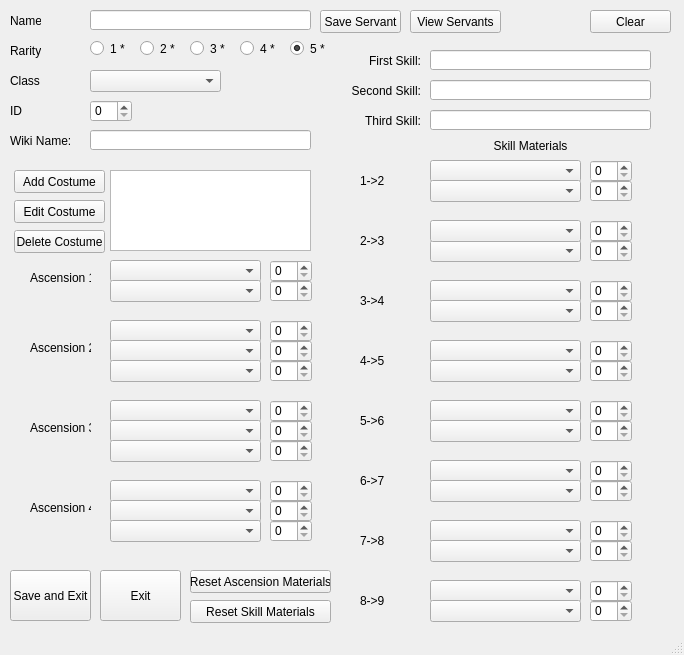
<?xml version="1.0" encoding="UTF-8"?>
<ui version="4.0">
 <class>MainWindow</class>
 <widget class="QMainWindow" name="MainWindow">
  <property name="geometry">
   <rect>
    <x>0</x>
    <y>0</y>
    <width>684</width>
    <height>655</height>
   </rect>
  </property>
  <property name="windowTitle">
   <string>FGO Companion App</string>
  </property>
  <widget class="QWidget" name="centralwidget">
   <widget class="QLineEdit" name="name_txt">
    <property name="geometry">
     <rect>
      <x>90</x>
      <y>10</y>
      <width>221</width>
      <height>20</height>
     </rect>
    </property>
   </widget>
   <widget class="QLabel" name="name_label">
    <property name="geometry">
     <rect>
      <x>10</x>
      <y>10</y>
      <width>31</width>
      <height>21</height>
     </rect>
    </property>
    <property name="text">
     <string>Name:</string>
    </property>
   </widget>
   <widget class="QLabel" name="star_label">
    <property name="geometry">
     <rect>
      <x>10</x>
      <y>40</y>
      <width>31</width>
      <height>21</height>
     </rect>
    </property>
    <property name="text">
     <string>Rarity</string>
    </property>
   </widget>
   <widget class="QLabel" name="class_label">
    <property name="geometry">
     <rect>
      <x>10</x>
      <y>70</y>
      <width>31</width>
      <height>21</height>
     </rect>
    </property>
    <property name="text">
     <string>Class</string>
    </property>
   </widget>
   <widget class="QLabel" name="id_label">
    <property name="geometry">
     <rect>
      <x>10</x>
      <y>100</y>
      <width>61</width>
      <height>21</height>
     </rect>
    </property>
    <property name="text">
     <string>ID</string>
    </property>
   </widget>
   <widget class="QLabel" name="asc1_label">
    <property name="geometry">
     <rect>
      <x>30</x>
      <y>270</y>
      <width>61</width>
      <height>16</height>
     </rect>
    </property>
    <property name="text">
     <string>Ascension 1</string>
    </property>
   </widget>
   <widget class="QRadioButton" name="star1">
    <property name="geometry">
     <rect>
      <x>90</x>
      <y>40</y>
      <width>41</width>
      <height>17</height>
     </rect>
    </property>
    <property name="text">
     <string>1 *</string>
    </property>
    <attribute name="buttonGroup">
     <string notr="true">rarityButtons</string>
    </attribute>
   </widget>
   <widget class="QRadioButton" name="star2">
    <property name="geometry">
     <rect>
      <x>140</x>
      <y>40</y>
      <width>41</width>
      <height>17</height>
     </rect>
    </property>
    <property name="text">
     <string>2 *</string>
    </property>
    <attribute name="buttonGroup">
     <string notr="true">rarityButtons</string>
    </attribute>
   </widget>
   <widget class="QRadioButton" name="star3">
    <property name="geometry">
     <rect>
      <x>190</x>
      <y>40</y>
      <width>41</width>
      <height>17</height>
     </rect>
    </property>
    <property name="text">
     <string>3 *</string>
    </property>
    <attribute name="buttonGroup">
     <string notr="true">rarityButtons</string>
    </attribute>
   </widget>
   <widget class="QRadioButton" name="star4">
    <property name="geometry">
     <rect>
      <x>240</x>
      <y>40</y>
      <width>41</width>
      <height>17</height>
     </rect>
    </property>
    <property name="text">
     <string>4 *</string>
    </property>
    <attribute name="buttonGroup">
     <string notr="true">rarityButtons</string>
    </attribute>
   </widget>
   <widget class="QRadioButton" name="star5">
    <property name="geometry">
     <rect>
      <x>290</x>
      <y>40</y>
      <width>41</width>
      <height>17</height>
     </rect>
    </property>
    <property name="text">
     <string>5 *</string>
    </property>
    <property name="checked">
     <bool>true</bool>
    </property>
    <attribute name="buttonGroup">
     <string notr="true">rarityButtons</string>
    </attribute>
   </widget>
   <widget class="QPushButton" name="saveServantButton">
    <property name="geometry">
     <rect>
      <x>320</x>
      <y>10</y>
      <width>81</width>
      <height>23</height>
     </rect>
    </property>
    <property name="text">
     <string>Save Servant</string>
    </property>
   </widget>
   <widget class="QSpinBox" name="id_num">
    <property name="geometry">
     <rect>
      <x>90</x>
      <y>100</y>
      <width>42</width>
      <height>22</height>
     </rect>
    </property>
    <property name="maximum">
     <number>500</number>
    </property>
   </widget>
   <widget class="QComboBox" name="class_select">
    <property name="geometry">
     <rect>
      <x>90</x>
      <y>70</y>
      <width>131</width>
      <height>22</height>
     </rect>
    </property>
   </widget>
   <widget class="QLabel" name="asc2_label">
    <property name="geometry">
     <rect>
      <x>30</x>
      <y>340</y>
      <width>61</width>
      <height>16</height>
     </rect>
    </property>
    <property name="text">
     <string>Ascension 2</string>
    </property>
   </widget>
   <widget class="QLabel" name="asc3_label">
    <property name="geometry">
     <rect>
      <x>30</x>
      <y>420</y>
      <width>61</width>
      <height>16</height>
     </rect>
    </property>
    <property name="text">
     <string>Ascension 3</string>
    </property>
   </widget>
   <widget class="QLabel" name="asc4_label">
    <property name="geometry">
     <rect>
      <x>30</x>
      <y>500</y>
      <width>61</width>
      <height>16</height>
     </rect>
    </property>
    <property name="text">
     <string>Ascension 4</string>
    </property>
   </widget>
   <widget class="QComboBox" name="asc1_mat_1">
    <property name="geometry">
     <rect>
      <x>110</x>
      <y>260</y>
      <width>151</width>
      <height>22</height>
     </rect>
    </property>
   </widget>
   <widget class="QSpinBox" name="asc1_qt_1">
    <property name="geometry">
     <rect>
      <x>270</x>
      <y>260</y>
      <width>42</width>
      <height>22</height>
     </rect>
    </property>
    <property name="maximum">
     <number>500</number>
    </property>
   </widget>
   <widget class="QSpinBox" name="asc1_qt_2">
    <property name="geometry">
     <rect>
      <x>270</x>
      <y>280</y>
      <width>42</width>
      <height>22</height>
     </rect>
    </property>
    <property name="maximum">
     <number>500</number>
    </property>
   </widget>
   <widget class="QSpinBox" name="asc2_qt_3">
    <property name="geometry">
     <rect>
      <x>270</x>
      <y>360</y>
      <width>42</width>
      <height>22</height>
     </rect>
    </property>
    <property name="maximum">
     <number>500</number>
    </property>
   </widget>
   <widget class="QSpinBox" name="asc2_qt_2">
    <property name="geometry">
     <rect>
      <x>270</x>
      <y>340</y>
      <width>42</width>
      <height>22</height>
     </rect>
    </property>
    <property name="maximum">
     <number>500</number>
    </property>
   </widget>
   <widget class="QSpinBox" name="asc2_qt_1">
    <property name="geometry">
     <rect>
      <x>270</x>
      <y>320</y>
      <width>42</width>
      <height>22</height>
     </rect>
    </property>
    <property name="maximum">
     <number>500</number>
    </property>
   </widget>
   <widget class="QSpinBox" name="asc3_qt_3">
    <property name="geometry">
     <rect>
      <x>270</x>
      <y>440</y>
      <width>42</width>
      <height>22</height>
     </rect>
    </property>
    <property name="maximum">
     <number>500</number>
    </property>
   </widget>
   <widget class="QSpinBox" name="asc3_qt_2">
    <property name="geometry">
     <rect>
      <x>270</x>
      <y>420</y>
      <width>42</width>
      <height>22</height>
     </rect>
    </property>
    <property name="maximum">
     <number>500</number>
    </property>
   </widget>
   <widget class="QSpinBox" name="asc3_qt_1">
    <property name="geometry">
     <rect>
      <x>270</x>
      <y>400</y>
      <width>42</width>
      <height>22</height>
     </rect>
    </property>
    <property name="maximum">
     <number>500</number>
    </property>
   </widget>
   <widget class="QSpinBox" name="asc4_qt_3">
    <property name="geometry">
     <rect>
      <x>270</x>
      <y>520</y>
      <width>42</width>
      <height>22</height>
     </rect>
    </property>
    <property name="maximum">
     <number>500</number>
    </property>
   </widget>
   <widget class="QSpinBox" name="asc4_qt_2">
    <property name="geometry">
     <rect>
      <x>270</x>
      <y>500</y>
      <width>42</width>
      <height>22</height>
     </rect>
    </property>
    <property name="maximum">
     <number>500</number>
    </property>
   </widget>
   <widget class="QSpinBox" name="asc4_qt_1">
    <property name="geometry">
     <rect>
      <x>270</x>
      <y>480</y>
      <width>42</width>
      <height>22</height>
     </rect>
    </property>
    <property name="maximum">
     <number>500</number>
    </property>
   </widget>
   <widget class="QComboBox" name="asc1_mat_2">
    <property name="geometry">
     <rect>
      <x>110</x>
      <y>280</y>
      <width>151</width>
      <height>22</height>
     </rect>
    </property>
   </widget>
   <widget class="QComboBox" name="asc2_mat_1">
    <property name="geometry">
     <rect>
      <x>110</x>
      <y>320</y>
      <width>151</width>
      <height>22</height>
     </rect>
    </property>
   </widget>
   <widget class="QComboBox" name="asc3_mat_1">
    <property name="geometry">
     <rect>
      <x>110</x>
      <y>400</y>
      <width>151</width>
      <height>22</height>
     </rect>
    </property>
   </widget>
   <widget class="QLabel" name="sk_mats_label">
    <property name="geometry">
     <rect>
      <x>430</x>
      <y>130</y>
      <width>201</width>
      <height>31</height>
     </rect>
    </property>
    <property name="text">
     <string>Skill Materials</string>
    </property>
    <property name="alignment">
     <set>Qt::AlignCenter</set>
    </property>
   </widget>
   <widget class="QLabel" name="wiki_label">
    <property name="geometry">
     <rect>
      <x>10</x>
      <y>130</y>
      <width>61</width>
      <height>21</height>
     </rect>
    </property>
    <property name="text">
     <string>Wiki Name:</string>
    </property>
   </widget>
   <widget class="QLineEdit" name="wiki_txt">
    <property name="geometry">
     <rect>
      <x>90</x>
      <y>130</y>
      <width>221</width>
      <height>20</height>
     </rect>
    </property>
   </widget>
   <widget class="QLabel" name="sk1_label">
    <property name="geometry">
     <rect>
      <x>360</x>
      <y>170</y>
      <width>51</width>
      <height>21</height>
     </rect>
    </property>
    <property name="text">
     <string>1-&gt;2</string>
    </property>
   </widget>
   <widget class="QLabel" name="sk2_label">
    <property name="geometry">
     <rect>
      <x>360</x>
      <y>230</y>
      <width>51</width>
      <height>21</height>
     </rect>
    </property>
    <property name="text">
     <string>2-&gt;3</string>
    </property>
   </widget>
   <widget class="QLabel" name="sk3_label">
    <property name="geometry">
     <rect>
      <x>360</x>
      <y>290</y>
      <width>51</width>
      <height>21</height>
     </rect>
    </property>
    <property name="text">
     <string>3-&gt;4</string>
    </property>
   </widget>
   <widget class="QLabel" name="sk4_label">
    <property name="geometry">
     <rect>
      <x>360</x>
      <y>350</y>
      <width>51</width>
      <height>21</height>
     </rect>
    </property>
    <property name="text">
     <string>4-&gt;5</string>
    </property>
   </widget>
   <widget class="QLabel" name="sk5_label">
    <property name="geometry">
     <rect>
      <x>360</x>
      <y>410</y>
      <width>51</width>
      <height>21</height>
     </rect>
    </property>
    <property name="text">
     <string>5-&gt;6</string>
    </property>
   </widget>
   <widget class="QLabel" name="sk6_label">
    <property name="geometry">
     <rect>
      <x>360</x>
      <y>470</y>
      <width>51</width>
      <height>21</height>
     </rect>
    </property>
    <property name="text">
     <string>6-&gt;7</string>
    </property>
   </widget>
   <widget class="QLabel" name="sk7_label">
    <property name="geometry">
     <rect>
      <x>360</x>
      <y>530</y>
      <width>51</width>
      <height>21</height>
     </rect>
    </property>
    <property name="text">
     <string>7-&gt;8</string>
    </property>
   </widget>
   <widget class="QLabel" name="sk8_label">
    <property name="geometry">
     <rect>
      <x>360</x>
      <y>590</y>
      <width>51</width>
      <height>21</height>
     </rect>
    </property>
    <property name="text">
     <string>8-&gt;9</string>
    </property>
   </widget>
   <widget class="QSpinBox" name="sk1_qt_2">
    <property name="geometry">
     <rect>
      <x>590</x>
      <y>180</y>
      <width>42</width>
      <height>22</height>
     </rect>
    </property>
    <property name="maximum">
     <number>500</number>
    </property>
   </widget>
   <widget class="QSpinBox" name="sk1_qt_1">
    <property name="geometry">
     <rect>
      <x>590</x>
      <y>160</y>
      <width>42</width>
      <height>22</height>
     </rect>
    </property>
    <property name="maximum">
     <number>500</number>
    </property>
   </widget>
   <widget class="QComboBox" name="sk1_mat_1">
    <property name="geometry">
     <rect>
      <x>430</x>
      <y>160</y>
      <width>151</width>
      <height>22</height>
     </rect>
    </property>
   </widget>
   <widget class="QSpinBox" name="sk5_qt_2">
    <property name="geometry">
     <rect>
      <x>590</x>
      <y>420</y>
      <width>42</width>
      <height>22</height>
     </rect>
    </property>
    <property name="maximum">
     <number>500</number>
    </property>
   </widget>
   <widget class="QSpinBox" name="sk5_qt_1">
    <property name="geometry">
     <rect>
      <x>590</x>
      <y>400</y>
      <width>42</width>
      <height>22</height>
     </rect>
    </property>
    <property name="maximum">
     <number>500</number>
    </property>
   </widget>
   <widget class="QSpinBox" name="sk7_qt_2">
    <property name="geometry">
     <rect>
      <x>590</x>
      <y>540</y>
      <width>42</width>
      <height>22</height>
     </rect>
    </property>
    <property name="maximum">
     <number>500</number>
    </property>
   </widget>
   <widget class="QSpinBox" name="sk7_qt_1">
    <property name="geometry">
     <rect>
      <x>590</x>
      <y>520</y>
      <width>42</width>
      <height>22</height>
     </rect>
    </property>
    <property name="maximum">
     <number>500</number>
    </property>
   </widget>
   <widget class="QSpinBox" name="sk8_qt_2">
    <property name="geometry">
     <rect>
      <x>590</x>
      <y>600</y>
      <width>42</width>
      <height>22</height>
     </rect>
    </property>
    <property name="maximum">
     <number>500</number>
    </property>
   </widget>
   <widget class="QSpinBox" name="sk8_qt_1">
    <property name="geometry">
     <rect>
      <x>590</x>
      <y>580</y>
      <width>42</width>
      <height>22</height>
     </rect>
    </property>
    <property name="maximum">
     <number>500</number>
    </property>
   </widget>
   <widget class="QComboBox" name="asc4_mat_1">
    <property name="geometry">
     <rect>
      <x>110</x>
      <y>480</y>
      <width>151</width>
      <height>22</height>
     </rect>
    </property>
   </widget>
   <widget class="QComboBox" name="asc2_mat_2">
    <property name="geometry">
     <rect>
      <x>110</x>
      <y>340</y>
      <width>151</width>
      <height>22</height>
     </rect>
    </property>
   </widget>
   <widget class="QComboBox" name="asc2_mat_3">
    <property name="geometry">
     <rect>
      <x>110</x>
      <y>360</y>
      <width>151</width>
      <height>22</height>
     </rect>
    </property>
   </widget>
   <widget class="QComboBox" name="asc3_mat_2">
    <property name="geometry">
     <rect>
      <x>110</x>
      <y>420</y>
      <width>151</width>
      <height>22</height>
     </rect>
    </property>
   </widget>
   <widget class="QComboBox" name="asc3_mat_3">
    <property name="geometry">
     <rect>
      <x>110</x>
      <y>440</y>
      <width>151</width>
      <height>22</height>
     </rect>
    </property>
   </widget>
   <widget class="QComboBox" name="asc4_mat_2">
    <property name="geometry">
     <rect>
      <x>110</x>
      <y>500</y>
      <width>151</width>
      <height>22</height>
     </rect>
    </property>
   </widget>
   <widget class="QComboBox" name="asc4_mat_3">
    <property name="geometry">
     <rect>
      <x>110</x>
      <y>520</y>
      <width>151</width>
      <height>22</height>
     </rect>
    </property>
   </widget>
   <widget class="QComboBox" name="sk1_mat_2">
    <property name="geometry">
     <rect>
      <x>430</x>
      <y>180</y>
      <width>151</width>
      <height>22</height>
     </rect>
    </property>
   </widget>
   <widget class="QComboBox" name="sk2_mat_2">
    <property name="geometry">
     <rect>
      <x>430</x>
      <y>240</y>
      <width>151</width>
      <height>22</height>
     </rect>
    </property>
   </widget>
   <widget class="QComboBox" name="sk2_mat_1">
    <property name="geometry">
     <rect>
      <x>430</x>
      <y>220</y>
      <width>151</width>
      <height>22</height>
     </rect>
    </property>
   </widget>
   <widget class="QSpinBox" name="sk2_qt_1">
    <property name="geometry">
     <rect>
      <x>590</x>
      <y>220</y>
      <width>42</width>
      <height>22</height>
     </rect>
    </property>
    <property name="maximum">
     <number>500</number>
    </property>
   </widget>
   <widget class="QSpinBox" name="sk2_qt_2">
    <property name="geometry">
     <rect>
      <x>590</x>
      <y>240</y>
      <width>42</width>
      <height>22</height>
     </rect>
    </property>
    <property name="maximum">
     <number>500</number>
    </property>
   </widget>
   <widget class="QComboBox" name="sk3_mat_1">
    <property name="geometry">
     <rect>
      <x>430</x>
      <y>280</y>
      <width>151</width>
      <height>22</height>
     </rect>
    </property>
   </widget>
   <widget class="QSpinBox" name="sk3_qt_1">
    <property name="geometry">
     <rect>
      <x>590</x>
      <y>280</y>
      <width>42</width>
      <height>22</height>
     </rect>
    </property>
    <property name="maximum">
     <number>500</number>
    </property>
   </widget>
   <widget class="QSpinBox" name="sk3_qt_2">
    <property name="geometry">
     <rect>
      <x>590</x>
      <y>300</y>
      <width>42</width>
      <height>22</height>
     </rect>
    </property>
    <property name="maximum">
     <number>500</number>
    </property>
   </widget>
   <widget class="QSpinBox" name="sk4_qt_1">
    <property name="geometry">
     <rect>
      <x>590</x>
      <y>340</y>
      <width>42</width>
      <height>22</height>
     </rect>
    </property>
    <property name="maximum">
     <number>500</number>
    </property>
   </widget>
   <widget class="QSpinBox" name="sk4_qt_2">
    <property name="geometry">
     <rect>
      <x>590</x>
      <y>360</y>
      <width>42</width>
      <height>22</height>
     </rect>
    </property>
    <property name="maximum">
     <number>500</number>
    </property>
   </widget>
   <widget class="QSpinBox" name="sk6_qt_2">
    <property name="geometry">
     <rect>
      <x>590</x>
      <y>480</y>
      <width>42</width>
      <height>22</height>
     </rect>
    </property>
    <property name="maximum">
     <number>500</number>
    </property>
   </widget>
   <widget class="QSpinBox" name="sk6_qt_1">
    <property name="geometry">
     <rect>
      <x>590</x>
      <y>460</y>
      <width>42</width>
      <height>22</height>
     </rect>
    </property>
    <property name="maximum">
     <number>500</number>
    </property>
   </widget>
   <widget class="QPushButton" name="clearButton">
    <property name="geometry">
     <rect>
      <x>590</x>
      <y>10</y>
      <width>81</width>
      <height>23</height>
     </rect>
    </property>
    <property name="text">
     <string>Clear</string>
    </property>
   </widget>
   <widget class="QComboBox" name="sk3_mat_2">
    <property name="geometry">
     <rect>
      <x>430</x>
      <y>300</y>
      <width>151</width>
      <height>22</height>
     </rect>
    </property>
   </widget>
   <widget class="QComboBox" name="sk4_mat_1">
    <property name="geometry">
     <rect>
      <x>430</x>
      <y>340</y>
      <width>151</width>
      <height>22</height>
     </rect>
    </property>
   </widget>
   <widget class="QComboBox" name="sk4_mat_2">
    <property name="geometry">
     <rect>
      <x>430</x>
      <y>360</y>
      <width>151</width>
      <height>22</height>
     </rect>
    </property>
   </widget>
   <widget class="QComboBox" name="sk5_mat_1">
    <property name="geometry">
     <rect>
      <x>430</x>
      <y>400</y>
      <width>151</width>
      <height>22</height>
     </rect>
    </property>
   </widget>
   <widget class="QComboBox" name="sk5_mat_2">
    <property name="geometry">
     <rect>
      <x>430</x>
      <y>420</y>
      <width>151</width>
      <height>22</height>
     </rect>
    </property>
   </widget>
   <widget class="QComboBox" name="sk6_mat_1">
    <property name="geometry">
     <rect>
      <x>430</x>
      <y>460</y>
      <width>151</width>
      <height>22</height>
     </rect>
    </property>
   </widget>
   <widget class="QComboBox" name="sk6_mat_2">
    <property name="geometry">
     <rect>
      <x>430</x>
      <y>480</y>
      <width>151</width>
      <height>22</height>
     </rect>
    </property>
   </widget>
   <widget class="QComboBox" name="sk7_mat_1">
    <property name="geometry">
     <rect>
      <x>430</x>
      <y>520</y>
      <width>151</width>
      <height>22</height>
     </rect>
    </property>
   </widget>
   <widget class="QComboBox" name="sk7_mat_2">
    <property name="geometry">
     <rect>
      <x>430</x>
      <y>540</y>
      <width>151</width>
      <height>22</height>
     </rect>
    </property>
   </widget>
   <widget class="QComboBox" name="sk8_mat_1">
    <property name="geometry">
     <rect>
      <x>430</x>
      <y>580</y>
      <width>151</width>
      <height>22</height>
     </rect>
    </property>
   </widget>
   <widget class="QComboBox" name="sk8_mat_2">
    <property name="geometry">
     <rect>
      <x>430</x>
      <y>600</y>
      <width>151</width>
      <height>22</height>
     </rect>
    </property>
   </widget>
   <widget class="QPushButton" name="costumeAddButton">
    <property name="geometry">
     <rect>
      <x>14</x>
      <y>170</y>
      <width>91</width>
      <height>23</height>
     </rect>
    </property>
    <property name="text">
     <string>Add Costume</string>
    </property>
   </widget>
   <widget class="QListWidget" name="costumes_list">
    <property name="geometry">
     <rect>
      <x>110</x>
      <y>170</y>
      <width>201</width>
      <height>81</height>
     </rect>
    </property>
   </widget>
   <widget class="QPushButton" name="costumeEditButton">
    <property name="geometry">
     <rect>
      <x>14</x>
      <y>200</y>
      <width>91</width>
      <height>23</height>
     </rect>
    </property>
    <property name="text">
     <string>Edit Costume</string>
    </property>
   </widget>
   <widget class="QPushButton" name="costumeDeleteButton">
    <property name="geometry">
     <rect>
      <x>14</x>
      <y>230</y>
      <width>91</width>
      <height>23</height>
     </rect>
    </property>
    <property name="text">
     <string>Delete Costume</string>
    </property>
   </widget>
   <widget class="QPushButton" name="viewServantsButton">
    <property name="geometry">
     <rect>
      <x>410</x>
      <y>10</y>
      <width>91</width>
      <height>23</height>
     </rect>
    </property>
    <property name="text">
     <string>View Servants</string>
    </property>
   </widget>
   <widget class="QPushButton" name="ascResetButton">
    <property name="geometry">
     <rect>
      <x>190</x>
      <y>570</y>
      <width>141</width>
      <height>23</height>
     </rect>
    </property>
    <property name="text">
     <string>Reset Ascension Materials</string>
    </property>
   </widget>
   <widget class="QLineEdit" name="sk_name_1">
    <property name="geometry">
     <rect>
      <x>430</x>
      <y>50</y>
      <width>221</width>
      <height>20</height>
     </rect>
    </property>
   </widget>
   <widget class="QLabel" name="sk_name_1_label">
    <property name="geometry">
     <rect>
      <x>350</x>
      <y>50</y>
      <width>71</width>
      <height>21</height>
     </rect>
    </property>
    <property name="text">
     <string>First Skill:</string>
    </property>
    <property name="alignment">
     <set>Qt::AlignRight|Qt::AlignTrailing|Qt::AlignVCenter</set>
    </property>
   </widget>
   <widget class="QLineEdit" name="sk_name_2">
    <property name="geometry">
     <rect>
      <x>430</x>
      <y>80</y>
      <width>221</width>
      <height>20</height>
     </rect>
    </property>
   </widget>
   <widget class="QLabel" name="sk_name_2_label">
    <property name="geometry">
     <rect>
      <x>350</x>
      <y>80</y>
      <width>71</width>
      <height>21</height>
     </rect>
    </property>
    <property name="text">
     <string>Second Skill:</string>
    </property>
    <property name="alignment">
     <set>Qt::AlignRight|Qt::AlignTrailing|Qt::AlignVCenter</set>
    </property>
   </widget>
   <widget class="QLineEdit" name="sk_name_3">
    <property name="geometry">
     <rect>
      <x>430</x>
      <y>110</y>
      <width>221</width>
      <height>20</height>
     </rect>
    </property>
   </widget>
   <widget class="QLabel" name="sk_name_3_label">
    <property name="geometry">
     <rect>
      <x>350</x>
      <y>110</y>
      <width>71</width>
      <height>21</height>
     </rect>
    </property>
    <property name="text">
     <string>Third Skill:</string>
    </property>
    <property name="alignment">
     <set>Qt::AlignRight|Qt::AlignTrailing|Qt::AlignVCenter</set>
    </property>
   </widget>
   <widget class="QPushButton" name="skResetButton">
    <property name="geometry">
     <rect>
      <x>190</x>
      <y>600</y>
      <width>141</width>
      <height>23</height>
     </rect>
    </property>
    <property name="text">
     <string>Reset Skill Materials</string>
    </property>
   </widget>
   <widget class="QPushButton" name="saveExitButton">
    <property name="geometry">
     <rect>
      <x>10</x>
      <y>570</y>
      <width>81</width>
      <height>51</height>
     </rect>
    </property>
    <property name="text">
     <string>Save and Exit</string>
    </property>
   </widget>
   <widget class="QPushButton" name="exitButton">
    <property name="geometry">
     <rect>
      <x>100</x>
      <y>570</y>
      <width>81</width>
      <height>51</height>
     </rect>
    </property>
    <property name="text">
     <string>Exit</string>
    </property>
   </widget>
  </widget>
  <widget class="QStatusBar" name="statusbar"/>
 </widget>
 <resources/>
 <connections/>
 <buttongroups>
  <buttongroup name="rarityButtons"/>
 </buttongroups>
</ui>
